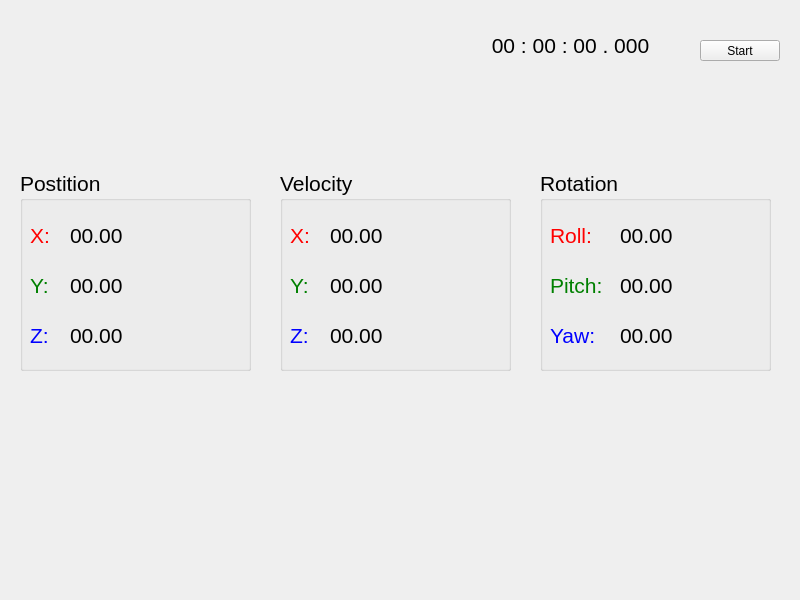
<?xml version="1.0" encoding="UTF-8"?>
<ui version="4.0">
 <class>MainWidget</class>
 <widget class="QWidget" name="MainWidget">
  <property name="geometry">
   <rect>
    <x>0</x>
    <y>0</y>
    <width>800</width>
    <height>600</height>
   </rect>
  </property>
  <property name="windowTitle">
   <string>MainWidget</string>
  </property>
  <widget class="QLabel" name="timerLabel">
   <property name="geometry">
    <rect>
     <x>450</x>
     <y>20</y>
     <width>241</width>
     <height>51</height>
    </rect>
   </property>
   <property name="text">
    <string>&lt;html&gt;&lt;head/&gt;&lt;body&gt;&lt;p align=&quot;center&quot;&gt;&lt;span style=&quot; font-size:16pt;&quot;&gt;00 : 00 : 00 . 000&lt;/span&gt;&lt;/p&gt;&lt;/body&gt;&lt;/html&gt;</string>
   </property>
   <property name="textFormat">
    <enum>Qt::AutoText</enum>
   </property>
   <property name="alignment">
    <set>Qt::AlignCenter</set>
   </property>
  </widget>
  <widget class="QPushButton" name="startButton">
   <property name="geometry">
    <rect>
     <x>700</x>
     <y>40</y>
     <width>80</width>
     <height>21</height>
    </rect>
   </property>
   <property name="text">
    <string>Start</string>
   </property>
  </widget>
  <widget class="QGroupBox" name="groupBox">
   <property name="geometry">
    <rect>
     <x>20</x>
     <y>170</y>
     <width>231</width>
     <height>201</height>
    </rect>
   </property>
   <property name="font">
    <font>
     <pointsize>16</pointsize>
    </font>
   </property>
   <property name="title">
    <string>Postition</string>
   </property>
   <widget class="QLabel" name="label">
    <property name="geometry">
     <rect>
      <x>10</x>
      <y>50</y>
      <width>31</width>
      <height>31</height>
     </rect>
    </property>
    <property name="font">
     <font>
      <pointsize>16</pointsize>
     </font>
    </property>
    <property name="styleSheet">
     <string notr="true">color:red;</string>
    </property>
    <property name="text">
     <string>X:</string>
    </property>
   </widget>
   <widget class="QLabel" name="label_2">
    <property name="geometry">
     <rect>
      <x>10</x>
      <y>100</y>
      <width>31</width>
      <height>31</height>
     </rect>
    </property>
    <property name="font">
     <font>
      <pointsize>16</pointsize>
     </font>
    </property>
    <property name="styleSheet">
     <string notr="true">color:green;</string>
    </property>
    <property name="text">
     <string>Y: </string>
    </property>
   </widget>
   <widget class="QLabel" name="label_3">
    <property name="geometry">
     <rect>
      <x>10</x>
      <y>150</y>
      <width>31</width>
      <height>31</height>
     </rect>
    </property>
    <property name="font">
     <font>
      <pointsize>16</pointsize>
     </font>
    </property>
    <property name="styleSheet">
     <string notr="true">color:blue</string>
    </property>
    <property name="text">
     <string>Z: </string>
    </property>
   </widget>
   <widget class="QLabel" name="pos_y">
    <property name="geometry">
     <rect>
      <x>50</x>
      <y>100</y>
      <width>91</width>
      <height>31</height>
     </rect>
    </property>
    <property name="text">
     <string>00.00</string>
    </property>
   </widget>
   <widget class="QLabel" name="pos_x">
    <property name="geometry">
     <rect>
      <x>50</x>
      <y>50</y>
      <width>91</width>
      <height>31</height>
     </rect>
    </property>
    <property name="text">
     <string>00.00</string>
    </property>
   </widget>
   <widget class="QLabel" name="pos_z">
    <property name="geometry">
     <rect>
      <x>50</x>
      <y>150</y>
      <width>91</width>
      <height>31</height>
     </rect>
    </property>
    <property name="text">
     <string>00.00</string>
    </property>
   </widget>
  </widget>
  <widget class="QGroupBox" name="groupBox_2">
   <property name="geometry">
    <rect>
     <x>280</x>
     <y>170</y>
     <width>231</width>
     <height>201</height>
    </rect>
   </property>
   <property name="font">
    <font>
     <pointsize>16</pointsize>
    </font>
   </property>
   <property name="title">
    <string>Velocity</string>
   </property>
   <widget class="QLabel" name="label_4">
    <property name="geometry">
     <rect>
      <x>10</x>
      <y>50</y>
      <width>31</width>
      <height>31</height>
     </rect>
    </property>
    <property name="font">
     <font>
      <pointsize>16</pointsize>
     </font>
    </property>
    <property name="styleSheet">
     <string notr="true">color:red;</string>
    </property>
    <property name="text">
     <string>X:</string>
    </property>
   </widget>
   <widget class="QLabel" name="label_5">
    <property name="geometry">
     <rect>
      <x>10</x>
      <y>100</y>
      <width>31</width>
      <height>31</height>
     </rect>
    </property>
    <property name="font">
     <font>
      <pointsize>16</pointsize>
     </font>
    </property>
    <property name="styleSheet">
     <string notr="true">color:green;</string>
    </property>
    <property name="text">
     <string>Y: </string>
    </property>
   </widget>
   <widget class="QLabel" name="label_6">
    <property name="geometry">
     <rect>
      <x>10</x>
      <y>150</y>
      <width>31</width>
      <height>31</height>
     </rect>
    </property>
    <property name="font">
     <font>
      <pointsize>16</pointsize>
     </font>
    </property>
    <property name="styleSheet">
     <string notr="true">color:blue</string>
    </property>
    <property name="text">
     <string>Z: </string>
    </property>
   </widget>
   <widget class="QLabel" name="vel_x">
    <property name="geometry">
     <rect>
      <x>50</x>
      <y>50</y>
      <width>91</width>
      <height>31</height>
     </rect>
    </property>
    <property name="text">
     <string>00.00</string>
    </property>
   </widget>
   <widget class="QLabel" name="vel_y">
    <property name="geometry">
     <rect>
      <x>50</x>
      <y>100</y>
      <width>91</width>
      <height>31</height>
     </rect>
    </property>
    <property name="text">
     <string>00.00</string>
    </property>
   </widget>
   <widget class="QLabel" name="vel_z">
    <property name="geometry">
     <rect>
      <x>50</x>
      <y>150</y>
      <width>91</width>
      <height>31</height>
     </rect>
    </property>
    <property name="text">
     <string>00.00</string>
    </property>
   </widget>
  </widget>
  <widget class="QGroupBox" name="groupBox_3">
   <property name="geometry">
    <rect>
     <x>540</x>
     <y>170</y>
     <width>231</width>
     <height>201</height>
    </rect>
   </property>
   <property name="font">
    <font>
     <pointsize>16</pointsize>
    </font>
   </property>
   <property name="title">
    <string>Rotation</string>
   </property>
   <widget class="QLabel" name="label_7">
    <property name="geometry">
     <rect>
      <x>10</x>
      <y>50</y>
      <width>51</width>
      <height>31</height>
     </rect>
    </property>
    <property name="font">
     <font>
      <pointsize>16</pointsize>
     </font>
    </property>
    <property name="styleSheet">
     <string notr="true">color:red;</string>
    </property>
    <property name="text">
     <string>Roll: </string>
    </property>
   </widget>
   <widget class="QLabel" name="label_8">
    <property name="geometry">
     <rect>
      <x>10</x>
      <y>100</y>
      <width>61</width>
      <height>31</height>
     </rect>
    </property>
    <property name="font">
     <font>
      <pointsize>16</pointsize>
     </font>
    </property>
    <property name="styleSheet">
     <string notr="true">color:green;</string>
    </property>
    <property name="text">
     <string>Pitch:</string>
    </property>
   </widget>
   <widget class="QLabel" name="label_9">
    <property name="geometry">
     <rect>
      <x>10</x>
      <y>150</y>
      <width>51</width>
      <height>31</height>
     </rect>
    </property>
    <property name="font">
     <font>
      <pointsize>16</pointsize>
     </font>
    </property>
    <property name="styleSheet">
     <string notr="true">color:blue</string>
    </property>
    <property name="text">
     <string>Yaw:</string>
    </property>
   </widget>
   <widget class="QLabel" name="rot_roll">
    <property name="geometry">
     <rect>
      <x>80</x>
      <y>50</y>
      <width>91</width>
      <height>31</height>
     </rect>
    </property>
    <property name="text">
     <string>00.00</string>
    </property>
   </widget>
   <widget class="QLabel" name="rot_pitch">
    <property name="geometry">
     <rect>
      <x>80</x>
      <y>100</y>
      <width>91</width>
      <height>31</height>
     </rect>
    </property>
    <property name="text">
     <string>00.00</string>
    </property>
   </widget>
   <widget class="QLabel" name="rot_yaw">
    <property name="geometry">
     <rect>
      <x>80</x>
      <y>150</y>
      <width>91</width>
      <height>31</height>
     </rect>
    </property>
    <property name="text">
     <string>00.00</string>
    </property>
   </widget>
  </widget>
 </widget>
 <resources/>
 <connections/>
</ui>
